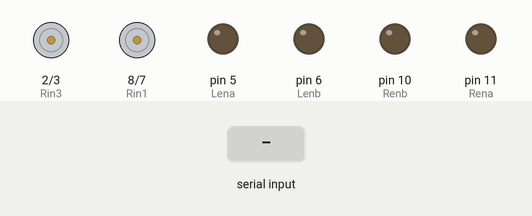
This sketch was run on a simulated Arduino Uno, built for the host (arithmetic inside an expression is 32-bit, double 64-bit). Parts: motor-driver pin pairs drawn as motors (green arrow = first pin HIGH = forward, orange = second pin HIGH = backward, longer = more drive), output pins drawn as LEDs (lit = HIGH). Inputs (shaded band) come from the test bench. Pins used as bus, display or sensor lines are not drawn; what the sketch prints to the serial monitor is not drawn.

Above: at 1.2 s.
1.3 s: "30,150\n" received over Serial
At 2.3 s:
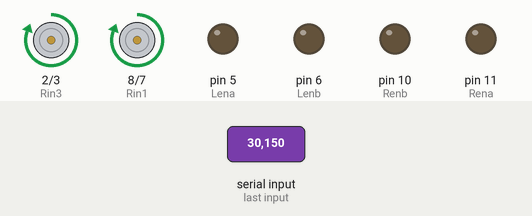
2.8 s: "1\n" received over Serial
At 3.4 s:
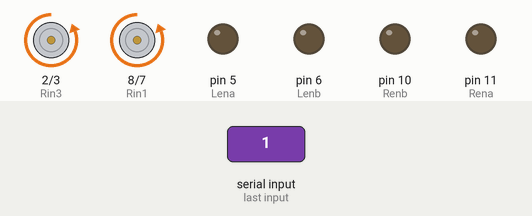
4.3 s: "1,90\n" received over Serial
At 4.7 s:
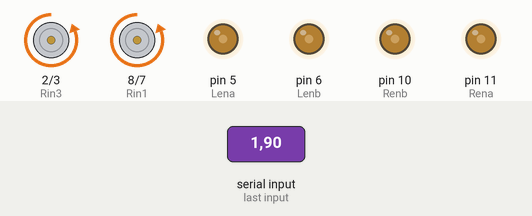
Timing chart, 0 to 7.3 s (numbered marks = the images above; inputs shaded):
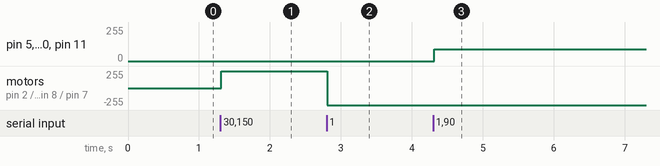

The sketch:

the_real_code_click_here.ino
```cpp
 int Lena = 5;
int Lin1 = 4;
int Lin2 = 12;
int Lin3 = 9;
int Lin4 = 13;
int Lenb = 6;
int Rena = 11;
int Rin1 = 8;
int Rin2 = 7;
int Rin3 = 2;
int Rin4 = 3;
int Renb = 10;


String stringSerialData;
String stringDir;
String stringPwm;
int dir;
int pwm;
int halfPwm;
int x = 5;

void setup() {
  pinMode(Lena, OUTPUT);
  pinMode(Lin1, OUTPUT);
  pinMode(Lin2, OUTPUT);
  pinMode(Lin3, OUTPUT);
  pinMode(Lin4, OUTPUT);
  pinMode(Lenb, OUTPUT);
  pinMode(Rena, OUTPUT);
  pinMode(Rin1, OUTPUT);
  pinMode(Rin2, OUTPUT);
  pinMode(Rin3, OUTPUT);
  pinMode(Rin4, OUTPUT);
  pinMode(Renb, OUTPUT);

  Serial.begin(9600);
  Serial.setTimeout(10);
}

void loop() {
  if (Serial.available () > 0) {
    stringSerialData = Serial.readString();
  }
  stringPwm = stringSerialData.substring(2);
  stringDir = stringSerialData.substring(0, 1);

//  Serial.println(stringDir);
//  Serial.println(stringPwm);

  dir = stringDir.toInt();
  pwm = stringPwm.toInt();

  halfPwm = pwm / 2;
  Serial.println(dir);
  Serial.println(pwm);

if (stringSerialData == '0') {
  turnOffAllPins();
}

   if (dir == 1) {
    driveMotor(1, 0, pwm);
    driveMotor(2, 0, pwm);
    driveMotor(3, 0, pwm);
    driveMotor(4, 0, pwm);
  }

  if (dir == 2) {
    driveMotor(1, 0, pwm);
    driveMotor(2, 0, pwm);
    driveMotor(3, 0, halfPwm);
    driveMotor(4, 0, halfPwm);
  }

  if (dir == 3) {
    driveMotor(1, 0, pwm);
    driveMotor(2, 0, pwm);
    driveMotor(3, 1, pwm);
    driveMotor(4, 1, pwm);
  }

  if (dir == 4) {
    driveMotor(1, 1, pwm);
    driveMotor(2, 1, pwm);
    driveMotor(3, 1, halfPwm);
    driveMotor(4, 1, halfPwm);
  }

  if (dir == 5) {
    driveMotor(1, 1, pwm);
    driveMotor(2, 1, pwm);
    driveMotor(3, 1, pwm);
    driveMotor(4, 1, pwm);

  }

  if (dir == 6) {
   driveMotor(1, 1, halfPwm);
   driveMotor(2, 1, halfPwm);
   driveMotor(3, 1, pwm);
   driveMotor(4, 1, pwm);
  }

  if (dir == 7) {
    driveMotor(1, 1, pwm);
    driveMotor(2, 1, pwm);
    driveMotor(3, 0, pwm);
    driveMotor(4, 0, pwm);
  }

  if (dir == 8) {
    driveMotor(1, 0, halfPwm);
    driveMotor(2, 0, halfPwm);
    driveMotor(3, 0, pwm);
    driveMotor(4, 0, pwm);
  }
}


//change motor function
void driveMotor(int motor, int dir, int pwm) {
  if (motor == 1 && dir == 0) {
    digitalWrite(Lin1, HIGH);
    digitalWrite(Lin2, LOW);
    analogWrite(Lena, pwm);
  }

  else if (motor == 2 && dir == 0) {
   digitalWrite(Lin3, HIGH);
   digitalWrite(Lin4, LOW);
   analogWrite(Lenb, pwm);
  }

  if (motor == 3 && dir == 0) {
    digitalWrite(Rin2, HIGH);
    digitalWrite(Rin1, LOW);
    analogWrite(Rena, pwm);
  }

  else if (motor == 4 && dir == 0) {
    digitalWrite(Rin4, HIGH);
    digitalWrite(Rin3, LOW);
    analogWrite(Renb, pwm);
  }

  else if (motor == 1 && dir == 1) {
    digitalWrite(Lin1, LOW);
    digitalWrite(Lin2, HIGH);
    analogWrite(Lena, pwm);
  }

  else if (motor == 2 && dir == 1) {
    digitalWrite(Lin3, LOW);
    digitalWrite(Lin4, HIGH);
    analogWrite(Lenb, pwm);
  }

  else if (motor == 3 && dir == 1) {
    digitalWrite(Rin1, HIGH);
    digitalWrite(Rin2, LOW);
    analogWrite(Rena, pwm);
  }

  else if (motor == 4 && dir == 1) {
    digitalWrite(Rin3, HIGH);
    digitalWrite(Rin4, LOW);
    analogWrite(Renb, pwm);
  }

  if (motor == 1 && dir == 2) {
    digitalWrite(Lin1, LOW);
    digitalWrite(Lin2, LOW);
    analogWrite(Lena, pwm);
  }

  else if (motor == 2 && dir == 2) {
   digitalWrite(Lin3, LOW);
   digitalWrite(Lin4, LOW);
   analogWrite(Lenb, pwm);
  }

  else if (motor == 3 && dir == 2) {
    digitalWrite(Rin2, LOW);
    digitalWrite(Rin1, LOW);
    analogWrite(Rena, pwm);
  }

  else if (motor == 4 && dir == 2) {
    digitalWrite(Rin4, LOW);
    digitalWrite(Rin3, LOW);
    analogWrite(Renb, pwm);
  }
}

void turnOffAllPins() {
  digitalWrite(Lin1, LOW);
  digitalWrite(Lin2, LOW);
  digitalWrite(Lin3, LOW);
  digitalWrite(Lin4, LOW);
  digitalWrite(Rin1, LOW);
  digitalWrite(Rin2, LOW);
  digitalWrite(Rin3, LOW);
  digitalWrite(Rin4, LOW);

  analogWrite(Lena, 0);
  analogWrite(Lenb, 0);
  analogWrite(Rena, 0);
  analogWrite(Renb, 0);
}
```

Measured:
- after the input at 1.3 s, motor on pin 2 (Rin3) / pin 3 (Rin4), motor on pin 8 (Rin1) / pin 7 (Rin2): stopped → forward 255/255 at once
- after the input at 2.8 s, motor on pin 2 (Rin3) / pin 3 (Rin4), motor on pin 8 (Rin1) / pin 7 (Rin2): forward 255/255 → backward 255/255 at once
- after the input at 4.3 s, pin 5 (Lena), pin 6 (Lenb), pin 10 (Renb), pin 11 (Rena): 0/255 → 90/255 at once
